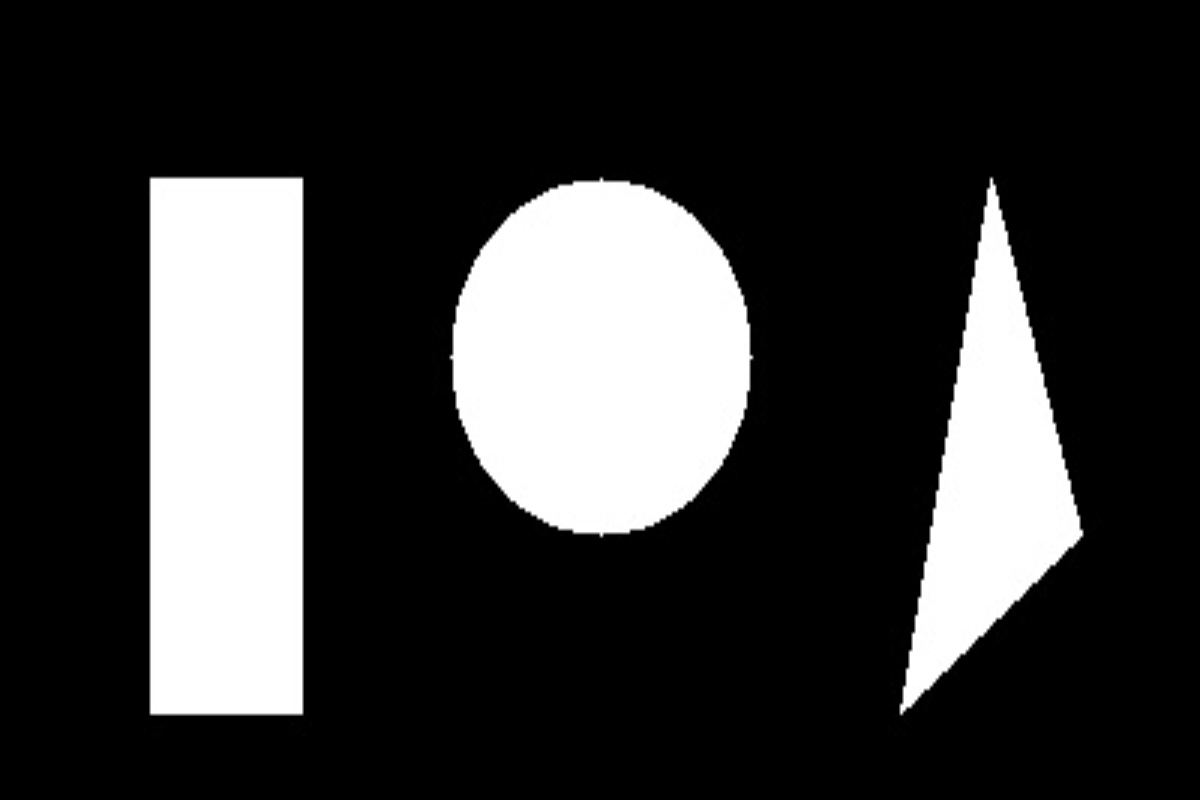
//> input picture src/mask.jpg, 1200 x 800 px
$ ./02_Image   (built with g++ and OpenCV 4)
//> lines starting //> are read from the running program, lines starting //| are printed output that depends on the picture
#include <iostream>
#include <opencv4/opencv2/opencv.hpp>
void on_level_change(int pos, void* userdata);
int main(int argc, char const *argv[])
{
    // [21 lines of commented-out code are left out]

    cv::Mat result;
    cv::Mat mask_image = cv::imread("/home/cona/git/OpenCV/src/mask.jpg");
//> mask_image is the input picture: 800 rows x 1200 cols, CV_8UC3; min 0, max 255, mean 55.1

	cv::Size size = mask_image.size();
//> size = Size(1200, 800)

	std::cout << size.height << std::endl;
//| 800
	std::cout << size.width << std::endl;
//| 1200


    cv::Mat image = cv::imread("/home/cona/git/OpenCV/src/bird.jpeg");
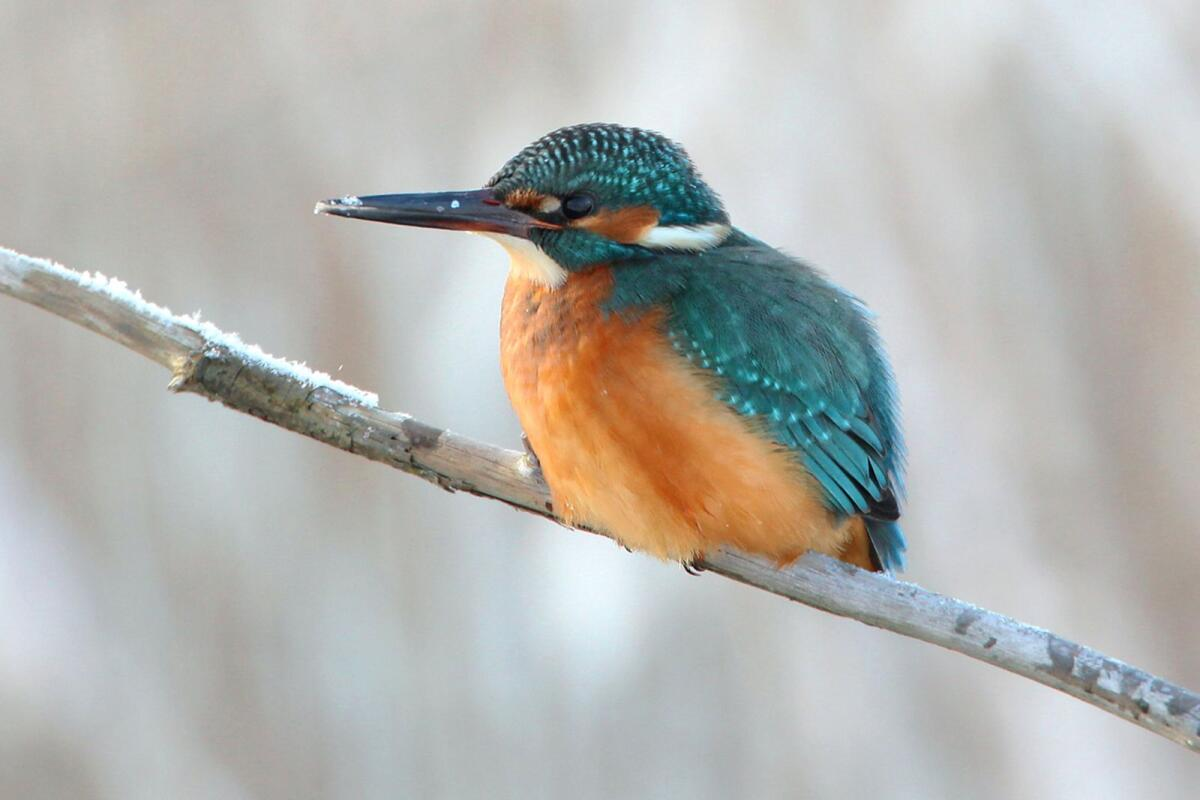
//> input picture src/bird.jpeg, 1200 x 800 px
//> image is the input picture: 800 rows x 1200 cols, CV_8UC3; mean B, G, R 176.5, 180.3, 179.9


	size = image.size();

	std::cout << size.height << std::endl;
//| 800
	std::cout << size.width << std::endl;
//| 1200

    cv::addWeighted(image, 0.5, mask_image, 0.5, 0.0, result);
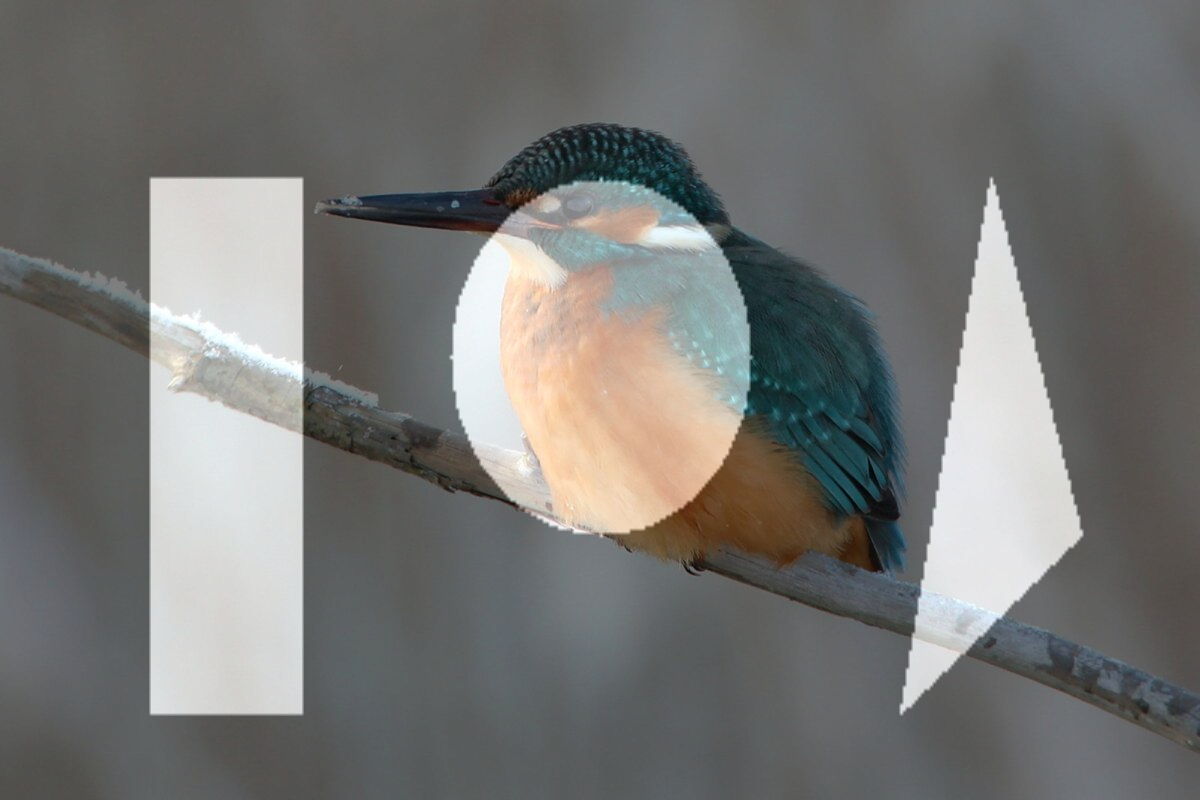
//> result: 800 rows x 1200 cols, CV_8UC3; mean B, G, R 115.8, 117.7, 117.5

    cv::imshow("result", result);

    cv::waitKey(0);


    return 0;
}
